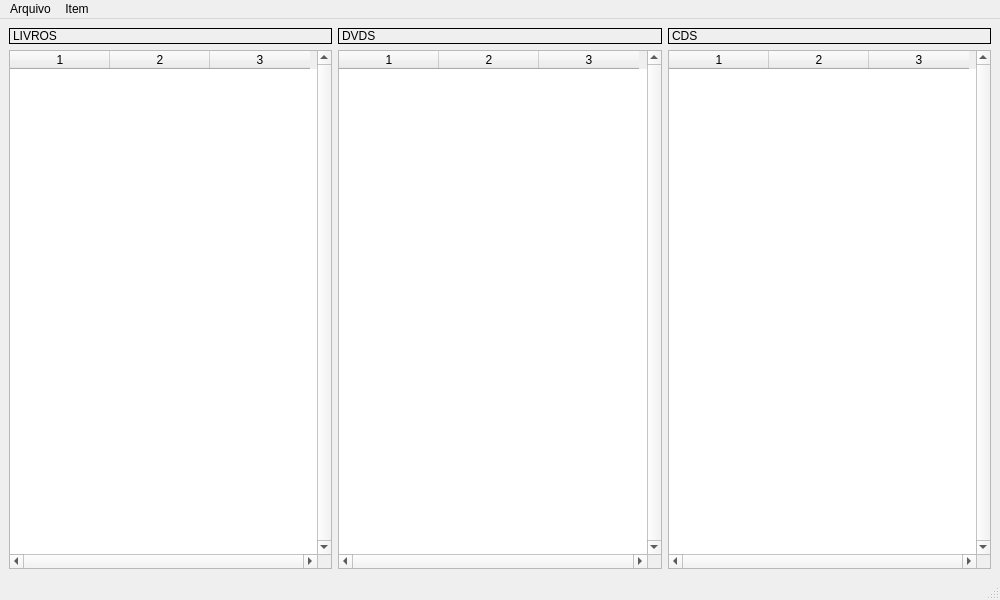
<?xml version="1.0" encoding="UTF-8"?>
<ui version="4.0">
 <class>MainLoja</class>
 <widget class="QMainWindow" name="MainLoja">
  <property name="geometry">
   <rect>
    <x>0</x>
    <y>0</y>
    <width>1000</width>
    <height>600</height>
   </rect>
  </property>
  <property name="windowTitle">
   <string>Estoque em loja</string>
  </property>
  <widget class="QWidget" name="centralwidget">
   <layout class="QHBoxLayout" name="horizontalLayout">
    <item>
     <layout class="QVBoxLayout" name="verticalLayout_4">
      <item>
       <widget class="QLabel" name="labelLivros">
        <property name="frameShape">
         <enum>QFrame::Shape::Box</enum>
        </property>
        <property name="text">
         <string>LIVROS</string>
        </property>
       </widget>
      </item>
      <item>
       <widget class="QTableWidget" name="tabelaLivros">
        <property name="autoFillBackground">
         <bool>false</bool>
        </property>
        <property name="verticalScrollBarPolicy">
         <enum>Qt::ScrollBarPolicy::ScrollBarAlwaysOn</enum>
        </property>
        <property name="horizontalScrollBarPolicy">
         <enum>Qt::ScrollBarPolicy::ScrollBarAlwaysOn</enum>
        </property>
        <property name="tabKeyNavigation">
         <bool>false</bool>
        </property>
        <property name="selectionMode">
         <enum>QAbstractItemView::SelectionMode::SingleSelection</enum>
        </property>
        <property name="selectionBehavior">
         <enum>QAbstractItemView::SelectionBehavior::SelectRows</enum>
        </property>
        <property name="columnCount">
         <number>3</number>
        </property>
        <attribute name="horizontalHeaderHighlightSections">
         <bool>false</bool>
        </attribute>
        <attribute name="verticalHeaderVisible">
         <bool>false</bool>
        </attribute>
        <attribute name="verticalHeaderHighlightSections">
         <bool>false</bool>
        </attribute>
        <column/>
        <column/>
        <column/>
       </widget>
      </item>
     </layout>
    </item>
    <item>
     <layout class="QVBoxLayout" name="verticalLayout_3">
      <item>
       <widget class="QLabel" name="labelDvds">
        <property name="frameShape">
         <enum>QFrame::Shape::Box</enum>
        </property>
        <property name="text">
         <string>DVDS</string>
        </property>
       </widget>
      </item>
      <item>
       <widget class="QTableWidget" name="tabelaDvds">
        <property name="verticalScrollBarPolicy">
         <enum>Qt::ScrollBarPolicy::ScrollBarAlwaysOn</enum>
        </property>
        <property name="horizontalScrollBarPolicy">
         <enum>Qt::ScrollBarPolicy::ScrollBarAlwaysOn</enum>
        </property>
        <property name="tabKeyNavigation">
         <bool>false</bool>
        </property>
        <property name="selectionMode">
         <enum>QAbstractItemView::SelectionMode::SingleSelection</enum>
        </property>
        <property name="selectionBehavior">
         <enum>QAbstractItemView::SelectionBehavior::SelectRows</enum>
        </property>
        <property name="columnCount">
         <number>3</number>
        </property>
        <attribute name="horizontalHeaderHighlightSections">
         <bool>false</bool>
        </attribute>
        <attribute name="verticalHeaderVisible">
         <bool>false</bool>
        </attribute>
        <attribute name="verticalHeaderHighlightSections">
         <bool>false</bool>
        </attribute>
        <column/>
        <column/>
        <column/>
       </widget>
      </item>
     </layout>
    </item>
    <item>
     <layout class="QVBoxLayout" name="verticalLayout"/>
    </item>
    <item>
     <layout class="QVBoxLayout" name="verticalLayout_2">
      <item>
       <widget class="QLabel" name="labelCds">
        <property name="frameShape">
         <enum>QFrame::Shape::Box</enum>
        </property>
        <property name="text">
         <string>CDS</string>
        </property>
       </widget>
      </item>
      <item>
       <widget class="QTableWidget" name="tabelaCds">
        <property name="verticalScrollBarPolicy">
         <enum>Qt::ScrollBarPolicy::ScrollBarAlwaysOn</enum>
        </property>
        <property name="horizontalScrollBarPolicy">
         <enum>Qt::ScrollBarPolicy::ScrollBarAlwaysOn</enum>
        </property>
        <property name="tabKeyNavigation">
         <bool>false</bool>
        </property>
        <property name="selectionMode">
         <enum>QAbstractItemView::SelectionMode::SingleSelection</enum>
        </property>
        <property name="selectionBehavior">
         <enum>QAbstractItemView::SelectionBehavior::SelectRows</enum>
        </property>
        <property name="columnCount">
         <number>3</number>
        </property>
        <attribute name="horizontalHeaderHighlightSections">
         <bool>false</bool>
        </attribute>
        <attribute name="verticalHeaderVisible">
         <bool>false</bool>
        </attribute>
        <attribute name="verticalHeaderHighlightSections">
         <bool>false</bool>
        </attribute>
        <column/>
        <column/>
        <column/>
       </widget>
      </item>
     </layout>
    </item>
   </layout>
  </widget>
  <widget class="QMenuBar" name="menubar">
   <property name="geometry">
    <rect>
     <x>0</x>
     <y>0</y>
     <width>1000</width>
     <height>21</height>
    </rect>
   </property>
   <widget class="QMenu" name="menuArquivo">
    <property name="title">
     <string>Arquivo</string>
    </property>
    <addaction name="actionLer"/>
    <addaction name="actionSalvar"/>
    <addaction name="separator"/>
    <addaction name="actionSair"/>
   </widget>
   <widget class="QMenu" name="menuItem">
    <property name="title">
     <string>Item</string>
    </property>
    <addaction name="actionIncluir_Livro"/>
    <addaction name="actionIncluir_CD"/>
    <addaction name="actionIncluir_DVD"/>
   </widget>
   <addaction name="menuArquivo"/>
   <addaction name="menuItem"/>
  </widget>
  <widget class="QStatusBar" name="statusbar"/>
  <action name="actionLer">
   <property name="text">
    <string>Ler...</string>
   </property>
  </action>
  <action name="actionSalvar">
   <property name="text">
    <string>Salvar...</string>
   </property>
  </action>
  <action name="actionSair">
   <property name="text">
    <string>Sair</string>
   </property>
  </action>
  <action name="actionIncluir_Livro">
   <property name="text">
    <string>Incluir Livro...</string>
   </property>
  </action>
  <action name="actionIncluir_CD">
   <property name="text">
    <string>Incluir CD...</string>
   </property>
  </action>
  <action name="actionIncluir_DVD">
   <property name="text">
    <string>Incluir DVD...</string>
   </property>
  </action>
 </widget>
 <resources/>
 <connections/>
</ui>
